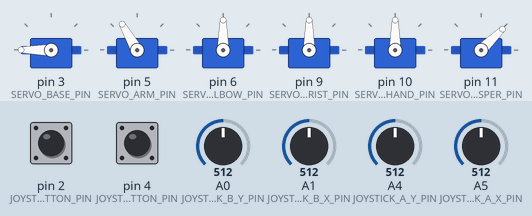
A sketch run on a simulated Arduino Uno, built with avr-gcc and run on an emulated ATmega328P. On the bench: 6 × servo. Inputs (shaded band) come from the test bench; at power-on: A5 (JOYSTICK_A_X_PIN) = 512, pin 4 (JOYSTICK_A_BUTTON_PIN) HIGH, pin 2 (JOYSTICK_B_BUTTON_PIN) HIGH, A0 (JOYSTICK_B_Y_PIN) = 512, A1 (JOYSTICK_B_X_PIN) = 512, A4 (JOYSTICK_A_Y_PIN) = 512.

Above: at 1.2 s.
1.3 s: A5 (JOYSTICK_A_X_PIN) set to 421
2.8 s: A5 (JOYSTICK_A_X_PIN) set to 396
At 4.2 s:
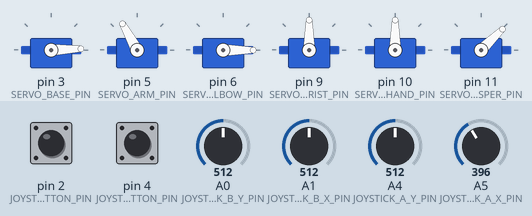
4.5 s: pin 4 (JOYSTICK_A_BUTTON_PIN) pulled LOW for 0.15 s
At 5.1 s:
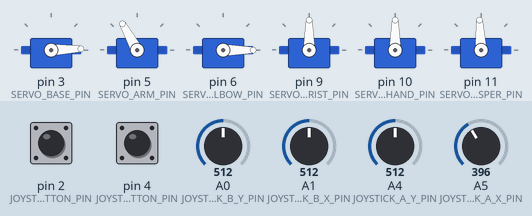
6.1 s: A5 (JOYSTICK_A_X_PIN) set to 594
7.6 s: A5 (JOYSTICK_A_X_PIN) set to 631
At 9.0 s:
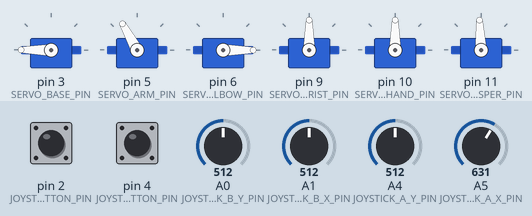
9.3 s: pin 4 (JOYSTICK_A_BUTTON_PIN) pulled LOW for 1 s
At 11.2 s:
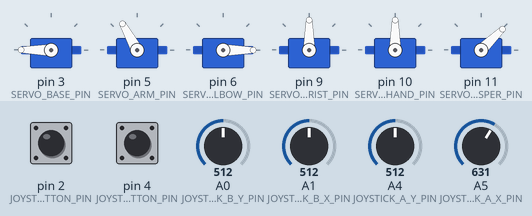
Timing chart, 0 to 12.7 s (numbered marks = the images above; inputs shaded):
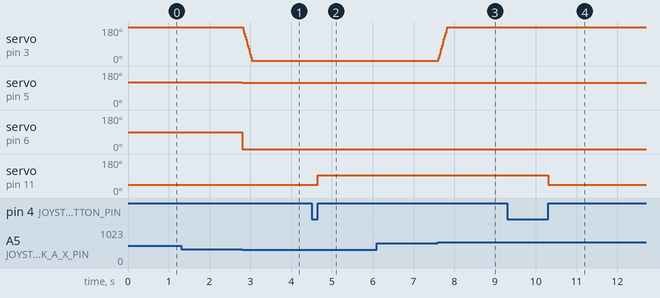

The sketch:

arm.ino
```cpp
#include <Servo.h>
#include <Math.h>

#define SERVO_BASE_PIN 3
#define SERVO_ARM_PIN 5
#define SERVO_ELBOW_PIN 6
#define SERVO_WRIST_PIN 9
#define SERVO_HAND_PIN 10
#define SERVO_GRASPER_PIN 11

#define JOYSTICK_B_X_PIN A1
#define JOYSTICK_B_Y_PIN A0
#define JOYSTICK_A_X_PIN A5
#define JOYSTICK_A_Y_PIN A4

#define JOYSTICK_B_BUTTON_PIN 2
#define JOYSTICK_A_BUTTON_PIN 4

#define JOYSTICK_THRESHOLD 100

#define MAX_SPEED 5

#define LENGTH_ARM 14.5
#define LENGTH_ELBOW 9

#define RAD_TO_DEG 57.297

Servo servoBase;
Servo servoArm;
Servo servoElbow;
Servo servoWrist;
Servo servoHand;
Servo servoGrasper;

int button_A = 0;
int button_B = 0;

double r;
double z;
double b;

double r_c;
double z_c;
double b_c;

int mode = 0;
int grasp_toggle = 0;

void setup() {
    Serial.begin(9600);

    servoBase.attach(SERVO_BASE_PIN);
    servoArm.attach(SERVO_ARM_PIN);
    servoElbow.attach(SERVO_ELBOW_PIN);
    servoWrist.attach(SERVO_WRIST_PIN);
    servoHand.attach(SERVO_HAND_PIN);
    servoGrasper.attach(SERVO_GRASPER_PIN);

    pinMode(JOYSTICK_A_X_PIN, INPUT);
    pinMode(JOYSTICK_A_Y_PIN, INPUT);
    pinMode(JOYSTICK_B_X_PIN, INPUT);
    pinMode(JOYSTICK_B_Y_PIN, INPUT);
    pinMode(JOYSTICK_A_BUTTON_PIN, INPUT_PULLUP);
    pinMode(JOYSTICK_B_BUTTON_PIN, INPUT_PULLUP);
    reset();
    //Write initial positions
}

void loop() {

    if (digitalRead(JOYSTICK_A_BUTTON_PIN) != button_A){
        /* button A trigger */
        button_A = !button_A;
        if (button_A == 1){
          grasp();
        }

    }
    if (digitalRead(JOYSTICK_B_BUTTON_PIN) != button_B){
        /* button B trigger */

        button_B = !button_B;
    }
    b=b_c;
    r=r_c;
    z=z_c;


    int joy_a_x = analogRead(JOYSTICK_A_X_PIN)-512;
    b -= (abs(joy_a_x) > JOYSTICK_THRESHOLD) ? (joy_a_x/512.0)*MAX_SPEED : 0;

    int joy_a_y = analogRead(JOYSTICK_A_Y_PIN)-512;
    r -= (abs(joy_a_y) > JOYSTICK_THRESHOLD) ? (joy_a_y/512.0) : 0;

    int joy_b_y = analogRead(JOYSTICK_B_Y_PIN)-512;
    z -= (abs(joy_b_y) > JOYSTICK_THRESHOLD) ? (joy_b_y/512.0) : 0;

    int joy_b_x = analogRead(JOYSTICK_B_X_PIN);


    if (r != r_c || z != z_c || b != b_c) {
        if (b < 180 && b > 0 && r > 0 && r < 23 && z > -5 && z < 23){
          if (sqrt(pow(r,2)+pow(z,2)) < LENGTH_ARM+LENGTH_ELBOW &&  sqrt(pow(r,2)+pow(z,2)) > LENGTH_ARM-LENGTH_ELBOW) {
              moveToPosition(r,z,b);
          }
        }
    }


}
void grasp(){
    grasp_toggle = !grasp_toggle;
    int pos = grasp_toggle ? 1000 : 1500;
    servoGrasper.writeMicroseconds(pos);
}
void moveToPosition(double r, double z, double b) {

    double l = sqrt(pow(r,2) + pow(z,2));
    double alpha = atan(z/r);
    double beta = acos((pow(LENGTH_ELBOW,2)-pow(LENGTH_ARM,2)-pow(l,2))/(-2*LENGTH_ARM*l));
    double theta2 = alpha + beta;
    double phi = asin((l/LENGTH_ELBOW)*sin(beta));
    phi = (l>sqrt(pow(LENGTH_ARM,2) + pow(LENGTH_ELBOW,2))) ? PI-phi : phi;
    double theta3 = -(PI-phi);

    moveToAngles(b,(int)RAD_TO_DEG*theta2,(int)RAD_TO_DEG*theta3);

    r_c = r;
    z_c = z;
    b_c = b;
}

//put in angles in the code convention, it will calculate actual angles
void moveToAngles(int a1, int a2, int a3){

    servoBase.write(180-a1);
    servoArm.write(30+a2);
    servoElbow.write(-a3);

    //increasing microseconds moves it clockwise when looking into horn
}

void reset() {
    moveToAngles(0,90,-90);
    r=9;
    z=14.5;
    b=0;
    r_c=9;
    z_c=14.5;
    b_c=0;
}
```

Measured:
- the behaviour switches between 412 and 411 on A5 (JOYSTICK_A_X_PIN) (found by bisection; images 0 and 1)
- the behaviour switches between 612 and 613 on A5 (JOYSTICK_A_X_PIN) (found by bisection; images 2 and 3)
- after the input at 1.3 s, every drawn part: stays the same
- after the input at 2.8 s, servo on pin 3 (SERVO_BASE_PIN): moves from 180° to 2° over 0.23 s, starting at once; servo on pin 5 (SERVO_ARM_PIN): 120° → 119° at once; servo on pin 6 (SERVO_ELBOW_PIN): 90° → 0° at once
- after the input at 4.5 s, servo on pin 11 (SERVO_GRASPER_PIN): 44° → 93° after 0.15 s
- after the input at 6.1 s, every drawn part: stays the same
- after the input at 7.6 s, servo on pin 3 (SERVO_BASE_PIN): moves from 2° to 180° over 0.23 s, starting at once
- after the input at 9.3 s, servo on pin 11 (SERVO_GRASPER_PIN): 93° → 44° after 1.0 s
